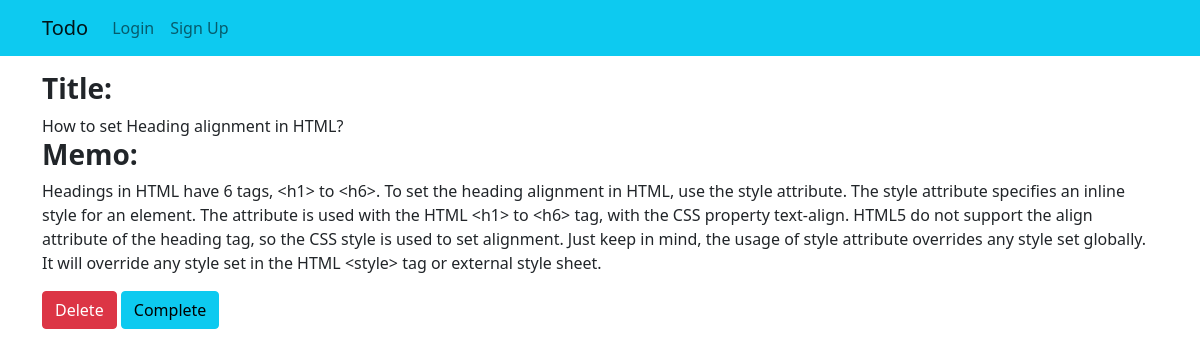
The app's page /todo_details/10 with its own data.
### home/models.py (models this page shows, shortened)
class Createtodo(models.Model):
    title=models.CharField(max_length=100)
    memo=models.TextField()
    important=models.BooleanField(default=False)
    datecompleted=models.DateTimeField(null=True,blank=True)

### home/views.py (the view)
# urls.py: path('todo_details/<str:pk>', views.todo_details,name="todo_details"),
def todo_details(request,pk):
    new_todo=Createtodo.objects.get(id=pk)
    params={'new_todo':new_todo}
    return render(request,"home/todo_details.html",params)

### templates/home/todo_details.html (shortened to what this page needs)
{%extends 'base.html'%}
{% block body %}
<div class="container my-3">
<h3><b>Title: </b></h3>
{{new_todo.title}}
<h3><b>Memo: </b></h3>
{{new_todo.memo}}
</div>
{% if new_todo.datecompleted is not none%}
<div class="container">
    <a href="/todo_details/{{new_todo.id}}/delete"<button class="btn btn-danger" type="submit">Delete</button></a>
</div>
{%else%}
<div class="container">
    <a href="/todo_details/{{new_todo.id}}/delete"<button class="btn btn-danger" type="submit">Delete</button></a>
    <a href="/todo_details/{{new_todo.id}}/completetodo" <button class="btn btn-info" type="submit">Complete</button></a>
</div>
{% endif %}
{% endblock %}

### records on screen
Createtodo: title "How to set Heading alignment in HTML?", memo "Headings in HTML have 6 tags, <h1> to <h6>. To set the heading alignment in HTML, use the style attribute. The style attribute specifies an inline style for an element. The attribute is used with the HTML <h1> to <h6> tag, with the CSS property text-align. HTML5 do not support the align attribute of the heading tag, so the CSS style is used to set alignment. Just keep in mind, the usage of style attribute overrides any style set globally. It will override any style set in the HTML <style> tag or external style sheet."
